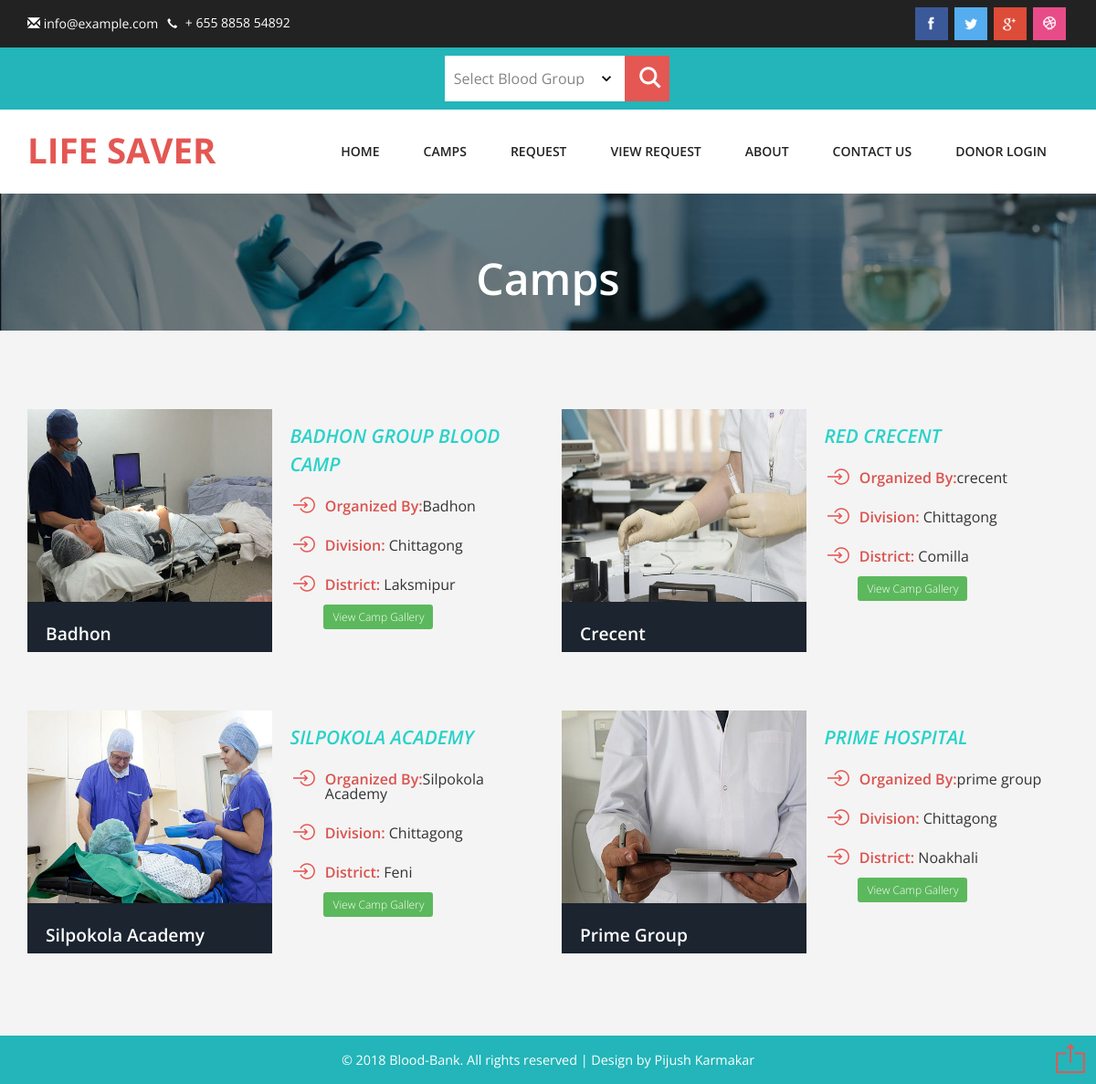
The app's page /camps.php with its own data.
### tables this page shows
CREATE TABLE `tbl_camp` (
  `campId` int(11) NOT NULL,
  `distId` int(11) NOT NULL,
  `divId` int(11) NOT NULL,
  `campTitle` varchar(255) NOT NULL,
  `organizedBy` varchar(255) NOT NULL,
  `image` varchar(255) NOT NULL,
  `details` text NOT NULL
);

CREATE TABLE `tbl_division` (
  `divId` int(11) NOT NULL,
  `divName` varchar(50) NOT NULL
);

CREATE TABLE `tbl_district` (
  `distId` int(11) NOT NULL,
  `divId` int(11) NOT NULL,
  `distName` varchar(50) NOT NULL,
  `cityName` varchar(50) NOT NULL,
  `zipcode` int(11) NOT NULL
);

### lib/Session.php (called while the page is built, shortened)
<?php
    class Session{
         public static function get($key){
         	if(isset($_SESSION[$key]) ){
         		return $_SESSION[$key];
         	}
         	else{
         		return false;
         	}
         }
    }
 ?>

### classes/BloodProcess.php (called while the page is built, shortened)
<?php
$filepath = realpath(dirname( __FILE__ ) );
 include_once ($filepath.'/../lib/Database.php');
 ?>
<?php
class BloodProcess{
    private $db;
	public function __construct() {
        $this->db = new Database();
	}
public function getAllCamp(){
     $query = " SELECT c.*,d.distName,v.divName FROM
              tbl_camp as c, tbl_district as d,tbl_division as v
              WHERE c.distId = d.distId AND c.divId = v.divId
              ORDER BY c.campId DESC " ;
   $result = $this->db->select($query);
   return $result;
}
}
?>

### lib/Database.php (called while the page is built, shortened)
<?php
Class Database{
	public $host   = DB_HOST;
	public $user   = DB_USER;
	public $pass   = DB_PASS;
	public $dbname = DB_NAME;
	public $link;
	private function connectDB(){
	$this->link = new mysqli($this->host, $this->user, $this->pass, $this->dbname);
 }
	public function select($query){
		$result = $this->link->query($query) or die($this->link->error.__LINE__);
		if($result->num_rows > 0){
			return $result;
		} else {
			return false;
		}
	}
}

### camps.php (the view)
<?php include 'inc/header.php'; ?>
<div class="top_banner two">
	<div class="container">
	       <div class="sub-hd-inner">
				<h3 class="tittle">Camps</h3>
			</div>
	</div>
</div>
<div class="custom_grid" id="tender">
  <div class="container">
    <div class="row">
	 <div class="box_1 one">
		        <?php
                     $getGallery = $bp->getAllCamp();
                     if($getGallery){
                        while($result = $getGallery->fetch_assoc() ){
         		?>
   	 	<div class="col-md-6 gallery-box">
   	 	       <div class="col_1_of_2 span_1_of_2 multi-gd-text">
				   <a href="gallery.php?campId=<?php echo $result['campId']; ?>"><img src="admin/<?php echo $result['image']; ?>" class="img-responsive" alt=""></a>
				   <div class="story_desc">
				   	  <h3><?php echo $result['organizedBy'] ?></h3>
				   </div>
 				</div>
				<div class="col_1_of_2 span_1_of_2">
				   <h4><?php echo $result['campTitle'] ?></h4>
				   <ul class="ab camp">
						<li><h6>Organized By:</h6><?php echo $result['organizedBy'] ?></li>
						<li><h6>Division:</h6> <?php echo $result['divName'] ?></li>
						<li><h6>District:</h6> <?php echo $result['distName'] ?></li>
					</ul>
					<div class="view-camp">
						<a href="gallery.php?campId=<?php echo $result['campId']; ?>" class="label label-success">View Camp Gallery</a>
					</div>
 				</div>
		</div>
   	  <?php } } ?>
        </div>
   	  </div>
  </div>
</div>
<?php include 'inc/footer.php'; ?>

### inc/header.php (shortened to what this page needs)
<?php
include 'lib/Session.php';
 include_once 'lib/Database.php';
   $bp   = new BloodProcess();
?>
<!DOCTYPE HTML>
<html>
<head>
    <link href="css/bootstrap.css" rel='stylesheet' type='text/css' />
    <link href="css/style.css" rel='stylesheet' type='text/css' />
    <link rel="stylesheet" href="css/slider.css">
    <link href="css/camera.css" rel="stylesheet" type="text/css" media="all" />
</head>
<body>
    <div class="main-header" id="house">
        <div class="header-strip">
            <div class="container">
                <p class="location"><span class="glyphicon glyphicon-envelope" aria-hidden="true"></span> <a href="mailto:info@example.com">info@example.com</a></p>
                <p class="phonenum"><span class="glyphicon glyphicon-earphone" aria-hidden="true"></span> + 655 8858 54892</p>
                <div class="social-icons">
                    <ul>
                        <li><a href="#"><i class="facebook"> </i></a></li>
                        <li><a href="#"><i class="twitter"> </i></a></li>
                        <li><a href="#"><i class="google-plus"> </i></a></li>
                        <li><a href="#"><i class="dribble"> </i></a></li>
                    </ul>
                </div>
                <div class="clearfix"></div>
            </div>
        </div>
        <div class="header-middle">
            <div class="header-search">
                <form action="" method="post">
                    <div class="section_room">
                        <select id="country"  class="fm-field required" name="bg_id">
                                    <option>Select Blood Group</option>
                        </select>
                    </div>
                    <div class="sear-sub">
                        <input type="submit" name="search" value="">
                    </div>
                </form>
            </div>
        </div>
        <div class="header-top">
            <div class="container">
                <nav class="navbar navbar-default">
                    <div class="navbar-header">
                        <div class="logo">
                            <h1><a class="navbar-brand" href="index.php">Life Saver</a></h1>
                        </div>
                    </div>
                    <div class="collapse navbar-collapse nav-wil" id="bs-example-navbar-collapse-1">
                        <div class="top-menu">
                            <nav class="menu menu--francisco">
                                <ul class="nav navbar-nav menu__list">
                                    <li class="menu__item menu__item--current"><a href="index.php" class="menu__link">Home</a></li>
                                    <li class="menu__item"><a href="camps.php" class="menu__link">Camps</a></li>
                                    <li class="menu__item"><a href="request.php" class="menu__link">Request</a></li>
                                    <li class="menu__item"><a href="viewRequest.php" class="menu__link">View Request</a></li>
                                    <li class="menu__item"><a href="about.php" class="menu__link">About</a></li>
                                    <li class="menu__item"><a href="contact.php" class="menu__link">Contact Us</a></li>
                                <?php
                                    $logIn = Session::get("donorLogin");
                                    if( $logIn == false ){
                                ?>
                                    <li class="menu__item"><a href="login.php" class="menu__link">Donor LogIn</a></li>
                                 <?php  } ?>
                                </ul>
                            </nav>
                        </div>
                    </div>
                </nav>
            </div>
        </div>
    </div>

### inc/footer.php (shortened to what this page needs)
    <div class="footer-bottom">
        <div class="container">
            <p>© 2018 Blood-Bank. All rights reserved | Design by <a href="http://impijush.com">Pijush Karmakar</a></p>
        </div>
    </div>
    <a href="#house" id="toTop" class="scroll" style="display: block;"> <span id="toTopHover" style="opacity: 1;"> </span></a>
</body>
</html>

### css/slider.css (style rules this page uses)
html, body, div, span, applet, object, iframe, h1, h2, h3, h4, h5, h6, p, blockquote, pre, a, abbr, acronym, address, big, cite, code, del, dfn, em, img, ins, kbd, q, s, samp, small, strike, strong, sub, sup, tt, var, b, u, i, center, dl, dt, dd, ol, ul, li, fieldset, form, label, legend, table, caption, tbody, tfoot, thead, tr, th, td, article, aside, canvas, details, embed, figure, figcaption, footer, header, hgroup, menu, nav, output, ruby, section, summary, time, mark, audio, video { margin: 0; padding: 0; border: 0; font: inherit; font-size: 100%; vertical-align: baseline; }
html { line-height: 1; }
ol, ul { list-style: none; }
a img { border: none; }
article, aside, details, figcaption, figure, footer, header, hgroup, main, menu, nav, section, summary { display: block; }
*, *:after, *:before { -moz-box-sizing: border-box; -webkit-box-sizing: border-box; box-sizing: border-box; }

### records on screen
tbl_camp: image (picture), organizedBy "Badhon", campTitle "BADHON GROUP BLOOD CAMP", divId.divName "Chittagong", distId.distName "Laksmipur"
tbl_camp: image (picture), organizedBy "Crecent", campTitle "RED CRECENT", organizedBy "crecent", divId.divName "Chittagong", distId.distName "Comilla"
tbl_camp: image (picture), organizedBy "Silpokola Academy", campTitle "SILPOKOLA ACADEMY", divId.divName "Chittagong", distId.distName "Feni"
tbl_camp: image (picture), organizedBy "Prime Group", campTitle "PRIME HOSPITAL", organizedBy "prime group", divId.divName "Chittagong", distId.distName "Noakhali"
